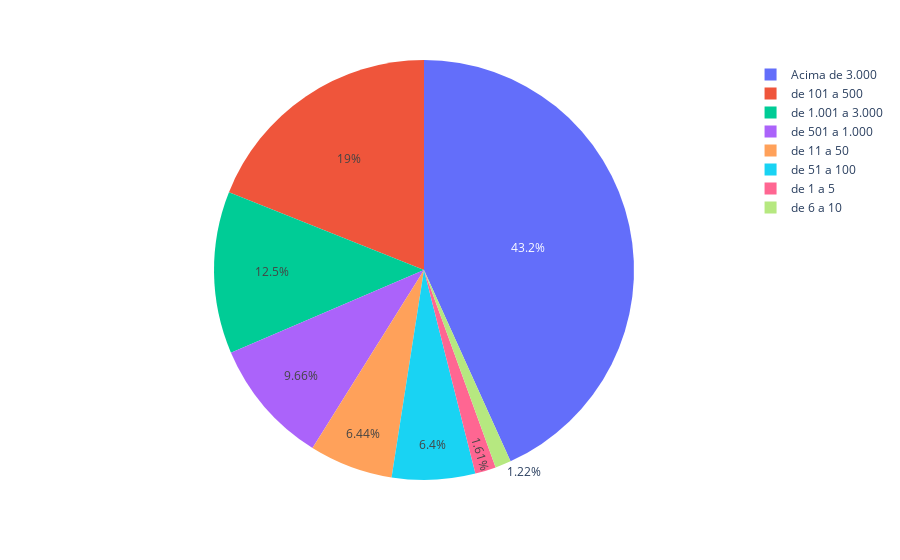

The notebook cell this image was saved under:
### Markdown cell above
# Tamanho das Empresas

### Code cell
px.pie(df_empregados, 'numeros_funcionarios')

### Figure 1 — Plotly figure (JSON) as saved in the notebook; plotly's stock layout.template omitted (floating-point values rounded to 4 significant figures; data arrays with more than 128 entries replaced by an {"elided": "..."} marker saying what was removed)
{"data": [{"domain": {"x": [0, 1], "y": [0, 1]}, "hovertemplate": "numeros_funcionarios=%{label}<extra></extra>", "labels": {"elided": "2796 str values"}, "legendgroup": "", "name": "", "showlegend": true, "type": "pie"}], "layout": {"legend": {"tracegroupgap": 0}, "margin": {"t": 60}}}
